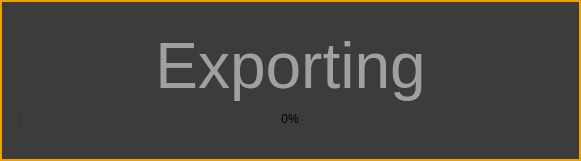
<?xml version="1.0" encoding="UTF-8"?>
<ui version="4.0">
 <class>MiniExporterDialog</class>
 <widget class="QDialog" name="MiniExporterDialog">
  <property name="geometry">
   <rect>
    <x>0</x>
    <y>0</y>
    <width>581</width>
    <height>161</height>
   </rect>
  </property>
  <property name="font">
   <font>
    <family>Segoe UI</family>
   </font>
  </property>
  <property name="windowTitle">
   <string>Nebula3 Quick Exporter</string>
  </property>
  <property name="styleSheet">
   <string notr="true">border: 2px solid rgb(240, 160, 0); background-color: rgb(60, 60, 60)</string>
  </property>
  <layout class="QGridLayout" name="gridLayout">
   <item row="1" column="0" colspan="2">
    <widget class="QFrame" name="gridFrame">
     <property name="font">
      <font>
       <family>Segoe UI</family>
      </font>
     </property>
     <property name="styleSheet">
      <string notr="true">border: 0px</string>
     </property>
     <layout class="QGridLayout" name="gridLayout_2">
      <item row="0" column="0">
       <widget class="QLabel" name="statusLabel">
        <property name="font">
         <font>
          <family>Segoe UI</family>
          <pointsize>48</pointsize>
          <weight>50</weight>
          <bold>false</bold>
          <stylestrategy>PreferAntialias</stylestrategy>
         </font>
        </property>
        <property name="styleSheet">
         <string notr="true">color:rgb(160, 160, 160); border: 0px</string>
        </property>
        <property name="text">
         <string>Exporting</string>
        </property>
        <property name="alignment">
         <set>Qt::AlignCenter</set>
        </property>
       </widget>
      </item>
      <item row="1" column="0">
       <widget class="QProgressBar" name="statusProgress">
        <property name="font">
         <font>
          <family>Segoe UI</family>
         </font>
        </property>
        <property name="value">
         <number>0</number>
        </property>
        <property name="alignment">
         <set>Qt::AlignCenter</set>
        </property>
        <property name="textDirection">
         <enum>QProgressBar::TopToBottom</enum>
        </property>
       </widget>
      </item>
     </layout>
    </widget>
   </item>
   <item row="2" column="0" colspan="2">
    <spacer name="verticalSpacer">
     <property name="orientation">
      <enum>Qt::Vertical</enum>
     </property>
     <property name="sizeHint" stdset="0">
      <size>
       <width>20</width>
       <height>40</height>
      </size>
     </property>
    </spacer>
   </item>
   <item row="0" column="0" colspan="2">
    <spacer name="verticalSpacer_2">
     <property name="orientation">
      <enum>Qt::Vertical</enum>
     </property>
     <property name="sizeHint" stdset="0">
      <size>
       <width>20</width>
       <height>40</height>
      </size>
     </property>
    </spacer>
   </item>
  </layout>
 </widget>
 <resources>
  <include location="../../../resources.qrc"/>
 </resources>
 <connections/>
</ui>
